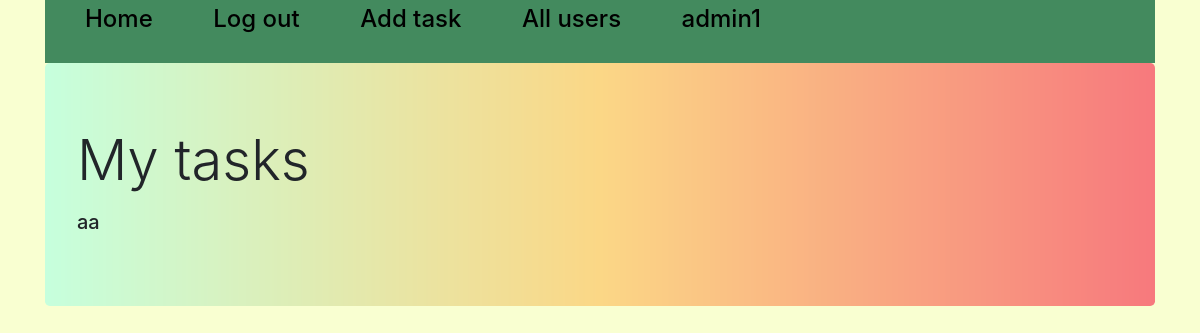
The app's page /all_tasks/5 (signed in), older data.
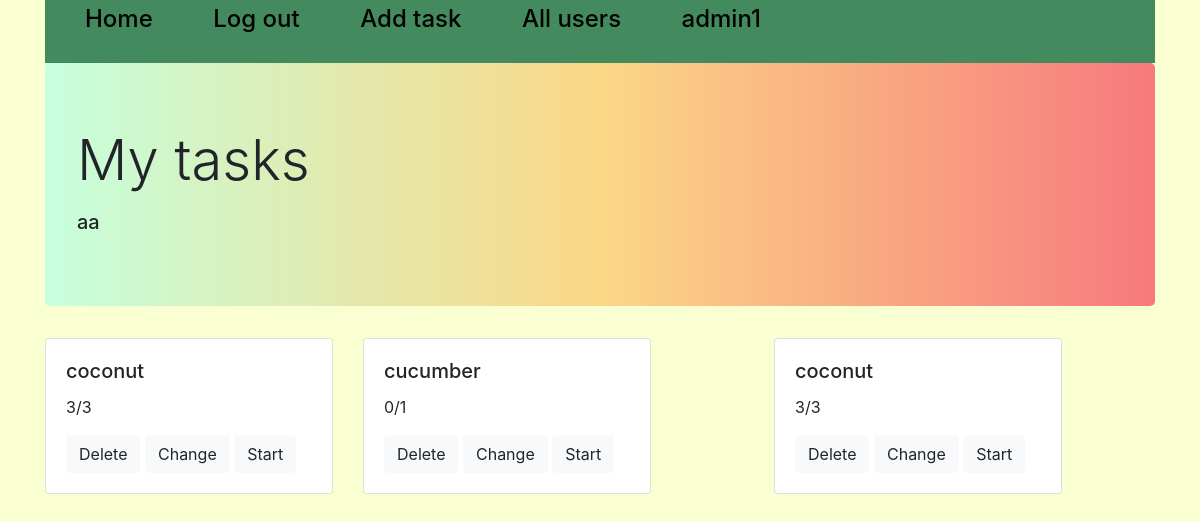
The same page, newer data.
### tables this page shows
CREATE TABLE task
                                    (id INTEGER PRIMARY KEY AUTOINCREMENT,
                                     hints VARCHAR(10000) DEFAULT NULL,
                                     title VARCHAR(100),
                                     content VARCHAR(10000),
                                     choices VARCHAR(1000),
                                     correct_choice VARCHAR(100)
                             );

### mainpage.py (the view)
@app.route('/all_tasks/<int:id>', methods=['GET', 'POST'])
def all_tasks(id):
    all, username = '', ''
    if 'username' not in session:
        return redirect('/login')
    if id != 0 and session['user_id'] in [1, 2]:
        all = [i[1] for i in task_user.get_all(id)]
        username = users_base.get(id)[1]
        session['list_id'] = id
    else:
        id = 0
    if id == 0:
        session['list_id'] = session['user_id']
        all = [i[1] for i in task_user.get_all(session['list_id'])]
        username = ''
    session['titles'] = []
    session['contents'] = []
    session['choices'] = []
    session['correct'] = []
    session['task_id'] = all
    session['hints'] = []
    for i in all:
        try:
            hints, title, content, choices, correct_choices = tasks_model.get(i)[1:]
            session['titles'].append(title)
            session['contents'].append(content.split('\n'))
            session['correct'].append(correct_choices.split('\n'))
            if choices:
                choices = [i.split() for i in choices.split('\n')]
                session['choices'].append(choices)
            else:
                session['choices'].append([])
            if hints:
                session['hints'].append(hints.split('\n'))
            else:
                session['hints'].append([])
        except Exception as e:
            all.pop(all.index(i))
    sc = progress.get_all(session['list_id'])
    scores_id = [i[-2] for i in sc]
    scores1 = []
    n_all = 0
    for i in all:
        if i in scores_id:
            n_correct = sc[scores_id.index(i)][3]
            n_all = sc[scores_id.index(i)][2]
        else:
            n_correct = 0
            try:
                n_all = len(session['contents'][all.index(i)])
            except IndexError:
                all.pop(all.index(i))
        scores1.append(str(n_correct) + '/' + str(n_all))
    session['scores'] = scores1
    print(session['contents'])
    n = list(range(0, len(all), 3))
    print(n)
    return render_template('tasks.html', flag=True, n=n, n_all=len(all), name=username)

### DB.py (called while the page is built)
    def get(self, user_id):
        cursor = self.connection.cursor()
        cursor.execute("SELECT * FROM users WHERE id = ?", (str(user_id),))
        row = cursor.fetchone()
        return row

    def get(self, id):
        cursor = self.connection.cursor()
        cursor.execute("SELECT * FROM task WHERE id = ?", (id,))
        row = cursor.fetchone()
        return row

    def get_all(self, user_id=None, task_id=None):
        cursor = self.connection.cursor()
        if user_id and not task_id:
            cursor.execute("SELECT * FROM prog WHERE user_id=?", (str(user_id),))
        elif user_id and task_id:
            cursor.execute("SELECT * FROM prog WHERE task_id=? AND user_id=?", (str(task_id), str(user_id)))
        else:
            cursor.execute("SELECT * FROM prog")
        rows = cursor.fetchall()
        return rows

    def get_all(self, id=None):
        cursor = self.connection.cursor()
        if id:
            cursor.execute("SELECT * FROM taskuser WHERE user_id = ?", (str(id),))
        else:
            cursor.execute("SELECT * FROM taskuser")
        rows = cursor.fetchall()
        return rows

### templates/tasks.html (shortened to what this page needs)
{% extends "base.html" %}
{% block content %}
<div class="container">
    <div class="jumbotron" style="background-image: url(/static/gradientyellow.jpg); background-size: 100%;">
        <h1 class="display-4">My tasks</h1>
        <p class="lead">
        <h5>{{name}}</h5>
    </div>
    {% if flag %}
    {% for i in n%}
    <div class="container">
        <div class="row">
        {% if i< n_all %}
        <div class="card" name={{i}} value={{i}} style="width: 18rem;">
            <div class="card-body">
            <h5 class="card-title">{{session['titles'][i]}}</h5>
            <p class="card-text">{{session['scores'][i]}}</p>
            {% if session['user_id'] == 1 or session['user_id'] == 2 %}
            <a href="/delete/{{session['task_id'][i]}}" class="btn btn-light">Delete</a>
            <a href="/add_task/{{session['task_id'][i]}}" class="btn btn-light">Change</a>
            {% endif %}
            <a href="/task/{{i}}" class="btn btn-light">Start</a>
            </div>
        </div>
        {% endif %}
            {% if i+1 < n_all %}
            <div class="col item">
                <div class="col-2 item">
                    <div class="card" name={{i+1}} value={{i+1}} style="width: 18rem;">
                    <div class="card-body">
                    <h5 class="card-title">{{session['titles'][i+1]}}</h5>
                    <p class="card-text">{{session['scores'][i+1]}}</p>
                    {% if session['user_id'] == 1 or session['user_id'] == 2 %}
                    <a href="/delete/{{session['task_id'][i+1]}}" class="btn btn-light">Delete</a>
                    <a href="/add_task/{{session['task_id'][i+1]}}" class="btn btn-light">Change</a>
                    {% endif %}
                    <a href="/task/{{i}}" class="btn btn-light">Start</a>
                    </div>
                </div>
            </div>
            </div>
            {% endif %}
                {% if i+2 < n_all %}
            <div class="col item">
                <div class="col-3 item">
                    <div class="card" name={{i+2}} value={{i+2}} style="width: 18rem;">
                    <div class="card-body">
                    <h5 class="card-title">{{session['titles'][i+2]}}</h5>
                    <p class="card-text">{{session['scores'][i+2]}}</p>
                    {% if session['user_id'] == 1 or session['user_id'] == 2 %}
                    <a href="/delete/{{session['task_id'][i+2]}}" class="btn btn-light">Delete</a>
                    <a href="/add_task/{{session['task_id'][i+2]}}" class="btn btn-light">Change</a>
                    {% endif %}
                    <a href="/task/{{i}}" class="btn btn-light">Start</a>
                    </div>
                </div>
            </div>
            </div>
            </div>
            </div>
            {% endif %}
    {% endfor %}
    {% endif %}
</div>
{% endblock %}

Row changes from the older to the newer data that the page shows:
added task: title "coconut"
added task: title "cucumber"
added task: title "coconut"
Text that changed along with them:
new list line: "3/3 Delete Change Start 0/1 Delete Change Start 3/3 Delete Change Start"
